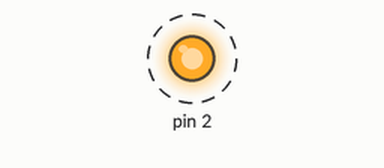
The sketch below on a simulated Arduino Uno, built with avr-gcc and run on an emulated ATmega328P. On the bench: output pins drawn as LEDs (lit = HIGH). Dashed ring = blinking.

Above: at 0.5 s.
Timing chart, 0 to 4.6 s (numbered marks = the images above):
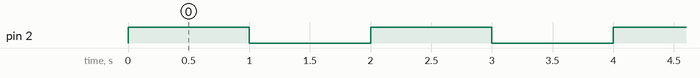

Measured:
- by itself, pin 2: alternates HIGH for 1.0 s and LOW for 1.0 s

The sketch:

External.ino
```cpp
boolean led;
void setup() {
  led = true;
  pinMode(2,OUTPUT);
}

void loop() {
  if(led){
    led = false;
    digitalWrite(2,HIGH);
    printf("LED 亮");
  }else{
    led = true;
    digitalWrite(2,LOW);
    printf("LED　暗");
  }
  delay(1000);
}
```
